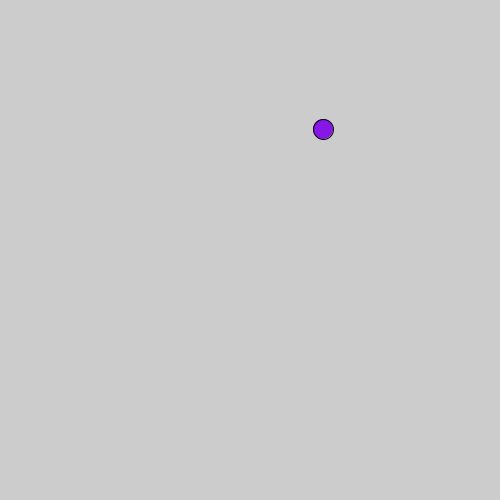
Frame 1 (no input)
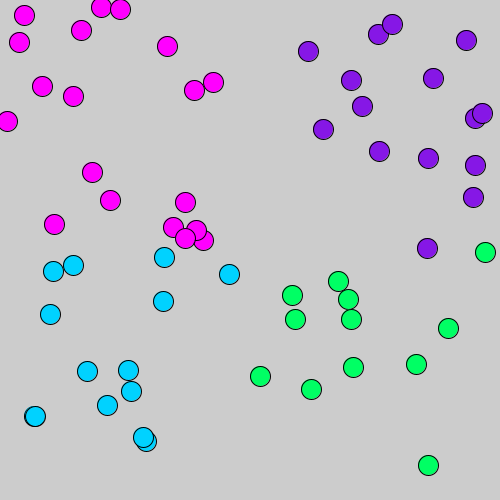
Frame 60 (the mouse pressed at the canvas centre just before this capture)
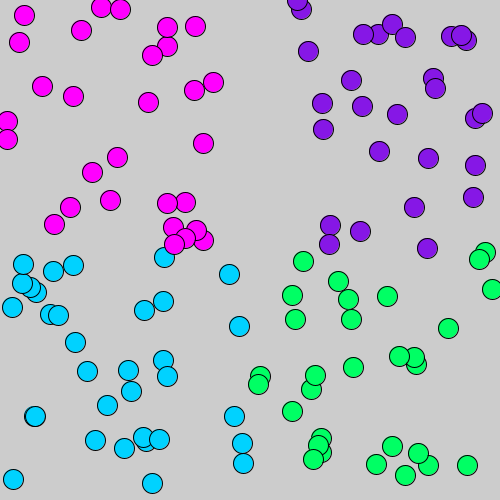
Frame 120 (the mouse held since frame 60 and released just before this capture)

The Processing sketch that drew these frames (run headless with seeded random() and noise(); from frame 60 on, the mouse is pressed at the canvas centre):

// Processing sketch: random_quadrants
// ── random_quadrants.pde
int x;
int y;
//credit to claire
void setup(){
  size(500,500);


}


void draw(){
  
  x = int(random(0, 500));
  y = int(random(0, 500));
  
  

  if (x <= 250 && y < 250) {
    fill(255, 0, 255);
  }
  else if (x >= 250 && y > 250) {
    fill (0, 255, 100);
    
  }
  else if (x <= 250 && y > 250){
    
    fill (0, 210, 255);
  }
  
  else {
    fill (134, 23, 230);
    
  }
  circle(x,y,20);
 

  
}
